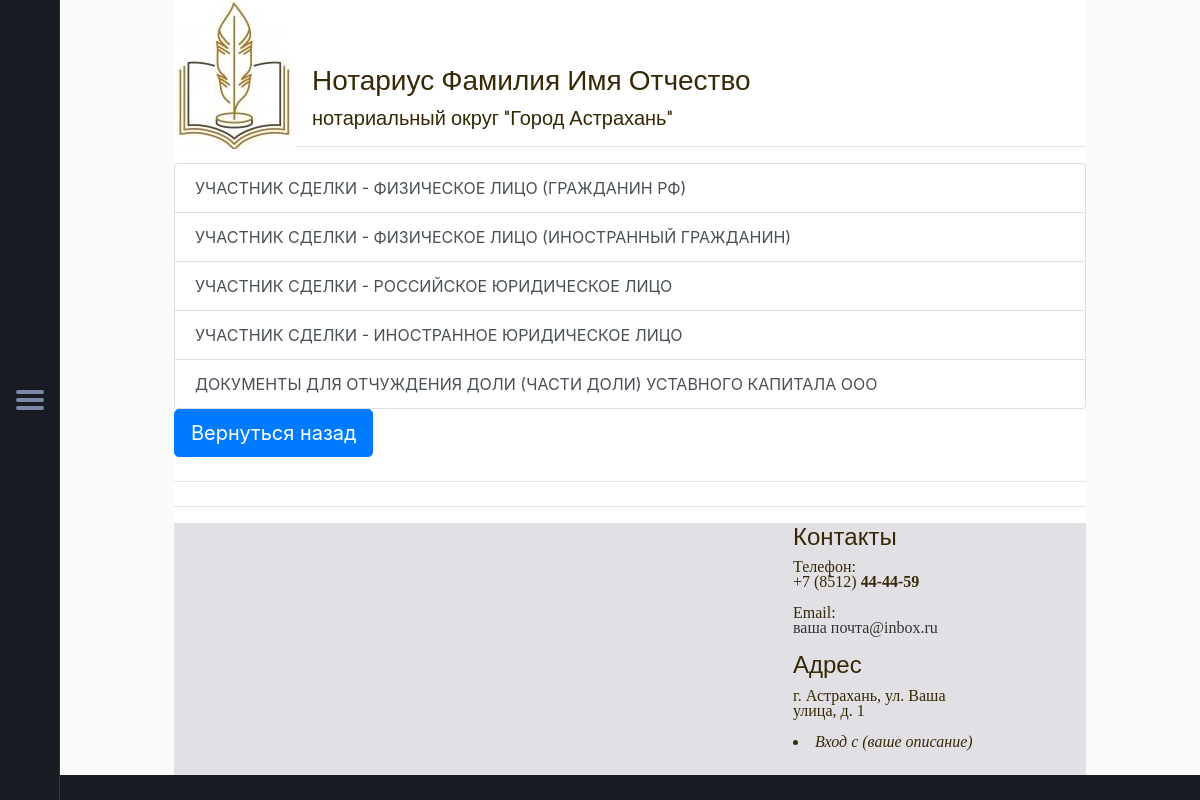
The app's page /category/2/ with its own data.
### blog/models.py (models this page shows, shortened)
class Context(models.Model):
    title = models.CharField(max_length=255, verbose_name='Действие')
    content = models.TextField(verbose_name='Список документов')
    category = models.ForeignKey('Category', on_delete=models.PROTECT,null=True, verbose_name="Наименование категории")
    class Meta:
        verbose_name= 'Действие'
        verbose_name_plural = "Действия"

### blog/views.py (the view)
# urls.py: path('category/<int:category_id>/', DocByCategory.as_view(extra_context={'title' : 'Необходимые документы'}), name='category_id'),
class DocByCategory(ListView):
    model = Context
    template_name = 'chigarova/actions.html'
    context_object_name = 'doc'
    def get_queryset(self):
        return Context.objects.filter(category_id=self.kwargs['category_id'])
    allow_empty=False
    def get_context_data(self, *,object_list=None,**kwargs ):
        context = super().get_context_data(**kwargs)
        context['title'] = Category.objects.get(pk=self.kwargs['category_id'])
        return context

### blog/models.py (called while the page is built)
    def __str__(self):
        return self.title

### blog/templates/chigarova/actions.html (shortened to what this page needs)
{% extends 'main_page.html' %}
{% load static %}
{% block link %}
<hr>
<div class="list-group" >
    {% for item in doc %}
  <a href="/category/{{ item.category_id }}/{{ item.pk }}" class="list-group-item list-group-item-action">{{ item.title}}</a>
    {% endfor %}
</div>
  <a class="btn btn-primary btn-lg" href="/category/" role="button">Вернуться назад</a>
  <hr class="my-4">
{% endblock %}

### siteblog/static/menu.css (style rules this page uses)
*, *:before, *:after { box-sizing: border-box; }
html { font-family: "Open Sans", Helvetica, arial, sans-serif; color: #333333; background-color: #eeeeee; }
a { color: #333333; text-decoration: none; }
a { -webkit-transition: color 0.3s ease-in-out; transition: color 0.3s ease-in-out; }

### siteblog/static/button.css (style rules this page uses)
*, *:before, *:after { margin:0; padding:0; box-sizing:border-box; }

### records on screen
Context: title "УЧАСТНИК СДЕЛКИ - ФИЗИЧЕСКОЕ ЛИЦО (ГРАЖДАНИН РФ)"
Context: title "УЧАСТНИК СДЕЛКИ - ФИЗИЧЕСКОЕ ЛИЦО (ИНОСТРАННЫЙ ГРАЖДАНИН)"
Context: title "УЧАСТНИК СДЕЛКИ - РОССИЙСКОЕ ЮРИДИЧЕСКОЕ ЛИЦО"
Context: title "УЧАСТНИК СДЕЛКИ - ИНОСТРАННОЕ ЮРИДИЧЕСКОЕ ЛИЦО"
Context: title "ДОКУМЕНТЫ ДЛЯ ОТЧУЖДЕНИЯ ДОЛИ (ЧАСТИ ДОЛИ) УСТАВНОГО КАПИТАЛА ООО"
